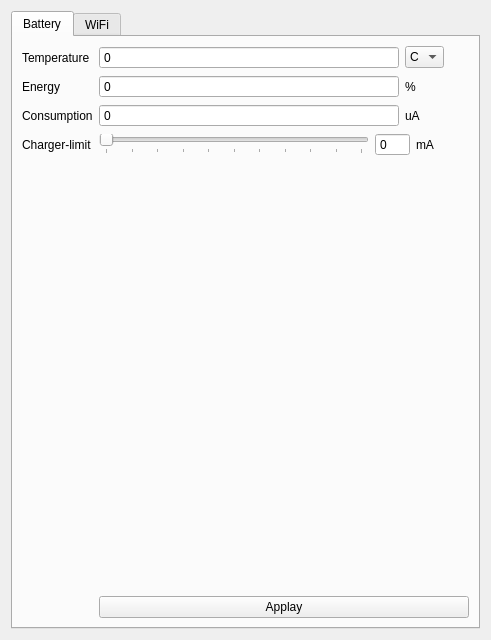
<?xml version="1.0" encoding="UTF-8"?>
<ui version="4.0">
 <class>QtOm</class>
 <widget class="QWidget" name="QtOm">
  <property name="geometry">
   <rect>
    <x>0</x>
    <y>0</y>
    <width>491</width>
    <height>640</height>
   </rect>
  </property>
  <property name="windowTitle">
   <string>Form</string>
  </property>
  <layout class="QHBoxLayout" name="horizontalLayout">
   <item>
    <widget class="QTabWidget" name="tabWidget">
     <property name="currentIndex">
      <number>0</number>
     </property>
     <widget class="QWidget" name="tab">
      <attribute name="title">
       <string>Battery</string>
      </attribute>
      <layout class="QFormLayout" name="formLayout">
       <property name="fieldGrowthPolicy">
        <enum>QFormLayout::AllNonFixedFieldsGrow</enum>
       </property>
       <item row="0" column="0">
        <widget class="QLabel" name="label_4">
         <property name="text">
          <string>Temperature</string>
         </property>
        </widget>
       </item>
       <item row="0" column="1">
        <layout class="QHBoxLayout" name="horizontalLayout_2">
         <item>
          <widget class="QSpinBox" name="battery_temperature">
           <property name="minimumSize">
            <size>
             <width>300</width>
             <height>0</height>
            </size>
           </property>
           <property name="buttonSymbols">
            <enum>QAbstractSpinBox::NoButtons</enum>
           </property>
          </widget>
         </item>
         <item>
          <widget class="QComboBox" name="comboBox">
           <property name="minimumSize">
            <size>
             <width>0</width>
             <height>0</height>
            </size>
           </property>
           <property name="maximumSize">
            <size>
             <width>16777215</width>
             <height>16777215</height>
            </size>
           </property>
           <item>
            <property name="text">
             <string>C</string>
            </property>
           </item>
           <item>
            <property name="text">
             <string>K</string>
            </property>
           </item>
          </widget>
         </item>
         <item>
          <spacer name="horizontalSpacer_4">
           <property name="orientation">
            <enum>Qt::Horizontal</enum>
           </property>
           <property name="sizeHint" stdset="0">
            <size>
             <width>40</width>
             <height>20</height>
            </size>
           </property>
          </spacer>
         </item>
        </layout>
       </item>
       <item row="1" column="0">
        <widget class="QLabel" name="label_3">
         <property name="text">
          <string>Energy</string>
         </property>
        </widget>
       </item>
       <item row="1" column="1">
        <layout class="QHBoxLayout" name="horizontalLayout_3">
         <item>
          <widget class="QSpinBox" name="battery_energy">
           <property name="minimumSize">
            <size>
             <width>300</width>
             <height>0</height>
            </size>
           </property>
           <property name="buttonSymbols">
            <enum>QAbstractSpinBox::NoButtons</enum>
           </property>
          </widget>
         </item>
         <item>
          <widget class="QLabel" name="label_5">
           <property name="text">
            <string>%</string>
           </property>
          </widget>
         </item>
         <item>
          <spacer name="horizontalSpacer">
           <property name="orientation">
            <enum>Qt::Horizontal</enum>
           </property>
           <property name="sizeHint" stdset="0">
            <size>
             <width>40</width>
             <height>20</height>
            </size>
           </property>
          </spacer>
         </item>
        </layout>
       </item>
       <item row="2" column="0">
        <widget class="QLabel" name="label_2">
         <property name="text">
          <string>Consumption</string>
         </property>
        </widget>
       </item>
       <item row="2" column="1">
        <layout class="QHBoxLayout" name="horizontalLayout_4">
         <item>
          <widget class="QSpinBox" name="battery_consumption">
           <property name="minimumSize">
            <size>
             <width>300</width>
             <height>0</height>
            </size>
           </property>
           <property name="buttonSymbols">
            <enum>QAbstractSpinBox::NoButtons</enum>
           </property>
          </widget>
         </item>
         <item>
          <widget class="QLabel" name="label_6">
           <property name="text">
            <string>uA</string>
           </property>
          </widget>
         </item>
         <item>
          <spacer name="horizontalSpacer_2">
           <property name="orientation">
            <enum>Qt::Horizontal</enum>
           </property>
           <property name="sizeHint" stdset="0">
            <size>
             <width>40</width>
             <height>20</height>
            </size>
           </property>
          </spacer>
         </item>
        </layout>
       </item>
       <item row="3" column="0">
        <widget class="QLabel" name="label">
         <property name="text">
          <string>Charger-limit</string>
         </property>
        </widget>
       </item>
       <item row="3" column="1">
        <layout class="QHBoxLayout" name="horizontalLayout_5">
         <item>
          <widget class="QSlider" name="battery_chargerLimit">
           <property name="minimumSize">
            <size>
             <width>270</width>
             <height>0</height>
            </size>
           </property>
           <property name="maximumSize">
            <size>
             <width>270</width>
             <height>16777215</height>
            </size>
           </property>
           <property name="maximum">
            <number>500</number>
           </property>
           <property name="orientation">
            <enum>Qt::Horizontal</enum>
           </property>
           <property name="tickPosition">
            <enum>QSlider::TicksBelow</enum>
           </property>
           <property name="tickInterval">
            <number>50</number>
           </property>
          </widget>
         </item>
         <item>
          <widget class="QSpinBox" name="battery_chargerLimitValue">
           <property name="minimumSize">
            <size>
             <width>35</width>
             <height>0</height>
            </size>
           </property>
           <property name="maximumSize">
            <size>
             <width>40</width>
             <height>16777215</height>
            </size>
           </property>
           <property name="buttonSymbols">
            <enum>QAbstractSpinBox::NoButtons</enum>
           </property>
           <property name="maximum">
            <number>500</number>
           </property>
          </widget>
         </item>
         <item>
          <widget class="QLabel" name="label_7">
           <property name="text">
            <string>mA</string>
           </property>
          </widget>
         </item>
         <item>
          <spacer name="horizontalSpacer_3">
           <property name="orientation">
            <enum>Qt::Horizontal</enum>
           </property>
           <property name="sizeHint" stdset="0">
            <size>
             <width>40</width>
             <height>20</height>
            </size>
           </property>
          </spacer>
         </item>
        </layout>
       </item>
       <item row="4" column="0">
        <spacer name="verticalSpacer">
         <property name="orientation">
          <enum>Qt::Vertical</enum>
         </property>
         <property name="sizeHint" stdset="0">
          <size>
           <width>20</width>
           <height>80</height>
          </size>
         </property>
        </spacer>
       </item>
       <item row="5" column="1">
        <widget class="QPushButton" name="Applay">
         <property name="text">
          <string>Applay</string>
         </property>
        </widget>
       </item>
      </layout>
     </widget>
     <widget class="QWidget" name="tab_2">
      <attribute name="title">
       <string>WiFi</string>
      </attribute>
     </widget>
    </widget>
   </item>
  </layout>
 </widget>
 <resources/>
 <connections/>
</ui>
